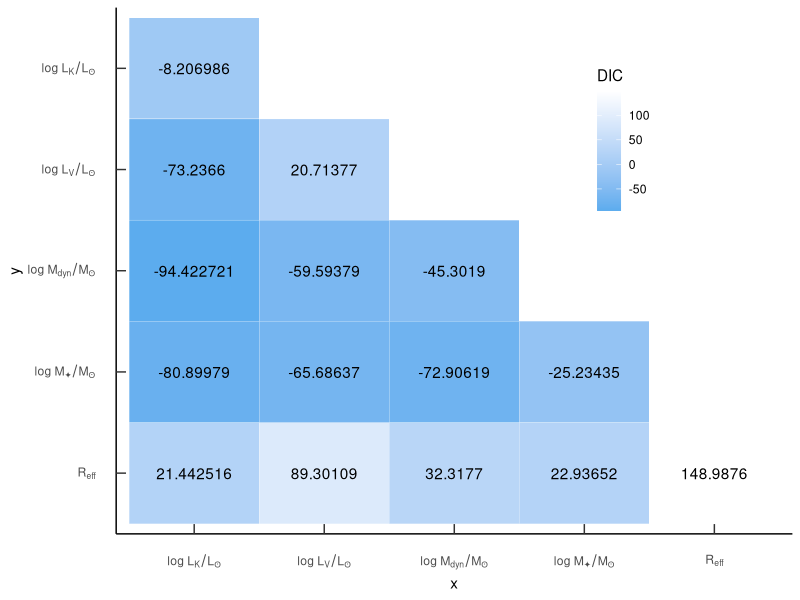

Source code (R):
library(ggplot2)

bod <- read.table('bod.dat', header=TRUE)

bod$x = factor(bod$x2, levels=c('L_K','L_V','Mdyn','mass','R_e'))
bod$y = factor(bod$x1, levels=c('R_e','mass','Mdyn','L_V','L_K'))

g <- ggplot(bod, aes(x, y))
g + geom_tile(aes(fill=DIC), colour="white") + 
    scale_fill_gradient(high="white",low="steelblue2") + 
    geom_text(aes(label=DIC)) +
    theme_bw() +
    theme(panel.grid.major = element_blank(),
        panel.grid.minor = element_blank(),
        panel.border = element_blank(),
        axis.line = element_line(colour = "black"),
        axis.ticks.length=unit(-0.25, "cm"),
        axis.text.y=element_text(margin=margin(0,15,0,0)),
        axis.text.x=element_text(margin=margin(15,0,0,0)),
        legend.position = c(0.75, 0.75)) +
    scale_y_discrete(labels=c(expression(R[eff]),expression(log~M['\u2726']/M['\u0298']),expression(log~M[dyn]/M['\u0298']),expression(log~L[V]/L['\u0298']),expression(log~L[K]/L['\u0298']))) +
    scale_x_discrete(labels=c(expression(log~L[K]/L['\u0298']),expression(log~L[V]/L['\u0298']),expression(log~M[dyn]/M['\u0298']),expression(log~M['\u2726']/M['\u0298']),expression(R[eff])))